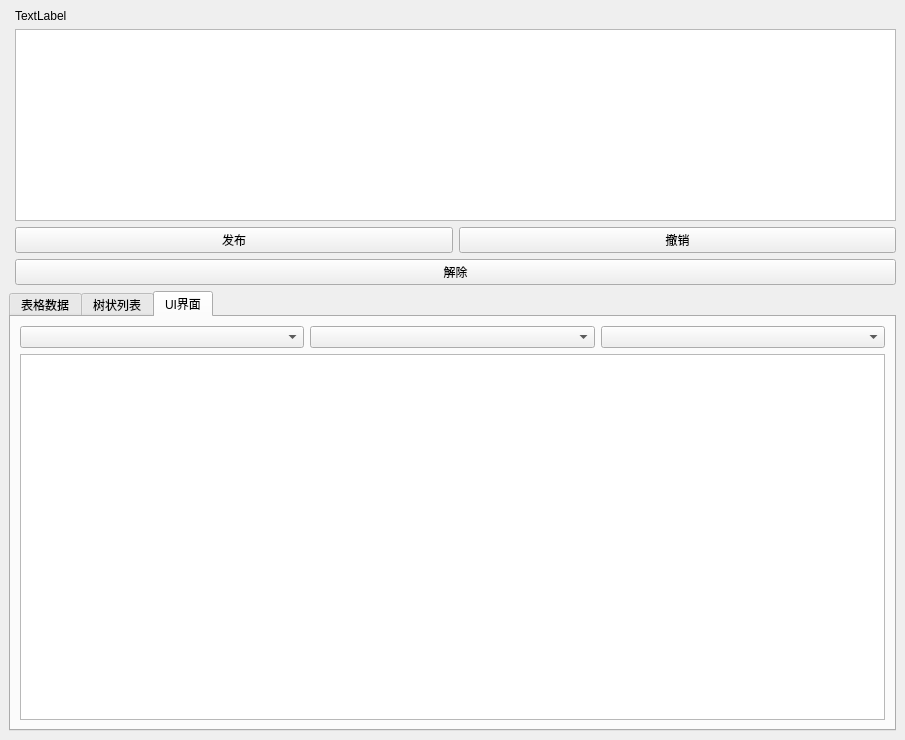
<?xml version="1.0" encoding="UTF-8"?>
<ui version="4.0">
 <class>CovidSystemControl</class>
 <widget class="QMainWindow" name="CovidSystemControl">
  <property name="geometry">
   <rect>
    <x>0</x>
    <y>0</y>
    <width>905</width>
    <height>740</height>
   </rect>
  </property>
  <property name="windowTitle">
   <string>MainWindow</string>
  </property>
  <widget class="QWidget" name="centralwidget">
   <layout class="QGridLayout" name="gridLayout_7" rowstretch="0,0,0,0,0,0,0" columnstretch="0,0">
    <item row="5" column="1">
     <widget class="QPushButton" name="pushButton_relieve">
      <property name="text">
       <string>解除</string>
      </property>
     </widget>
    </item>
    <item row="4" column="1">
     <layout class="QHBoxLayout" name="horizontalLayout_7">
      <item>
       <widget class="QPushButton" name="pushButton_release">
        <property name="text">
         <string>发布</string>
        </property>
       </widget>
      </item>
      <item>
       <widget class="QPushButton" name="pushButton_cancel">
        <property name="text">
         <string>撤销</string>
        </property>
       </widget>
      </item>
     </layout>
    </item>
    <item row="1" column="1">
     <widget class="QLabel" name="label">
      <property name="enabled">
       <bool>true</bool>
      </property>
      <property name="text">
       <string>TextLabel</string>
      </property>
     </widget>
    </item>
    <item row="2" column="1" rowspan="2">
     <widget class="QTextBrowser" name="txtMain">
      <property name="html">
       <string>&lt;!DOCTYPE HTML PUBLIC &quot;-//W3C//DTD HTML 4.0//EN&quot; &quot;http://www.w3.org/TR/REC-html40/strict.dtd&quot;&gt;
&lt;html&gt;&lt;head&gt;&lt;meta name=&quot;qrichtext&quot; content=&quot;1&quot; /&gt;&lt;style type=&quot;text/css&quot;&gt;
p, li { white-space: pre-wrap; }
&lt;/style&gt;&lt;/head&gt;&lt;body style=&quot; font-family:'SimSun'; font-size:11.25pt; font-weight:400; font-style:normal;&quot;&gt;
&lt;p style=&quot;-qt-paragraph-type:empty; margin-top:0px; margin-bottom:0px; margin-left:0px; margin-right:0px; -qt-block-indent:0; text-indent:0px; font-family:'SimSun'; font-size:9pt;&quot;&gt;&lt;br /&gt;&lt;/p&gt;&lt;/body&gt;&lt;/html&gt;</string>
      </property>
     </widget>
    </item>
    <item row="6" column="0" colspan="2">
     <widget class="QTabWidget" name="tabWidget">
      <property name="currentIndex">
       <number>2</number>
      </property>
      <widget class="QWidget" name="tab1">
       <attribute name="title">
        <string>表格数据</string>
       </attribute>
       <layout class="QHBoxLayout" name="horizontalLayout">
        <item>
         <widget class="QTableWidget" name="tableWidget">
          <property name="font">
           <font>
            <family>Microsoft YaHei</family>
           </font>
          </property>
          <property name="lineWidth">
           <number>0</number>
          </property>
         </widget>
        </item>
       </layout>
      </widget>
      <widget class="QWidget" name="tab4">
       <attribute name="title">
        <string>树状列表</string>
       </attribute>
       <layout class="QHBoxLayout" name="horizontalLayout_4" stretch="0,1">
        <item>
         <widget class="QTreeWidget" name="treeWidget">
          <column>
           <property name="text">
            <string notr="true">1</string>
           </property>
          </column>
         </widget>
        </item>
        <item>
         <widget class="QListWidget" name="listWidget"/>
        </item>
       </layout>
      </widget>
      <widget class="QWidget" name="tab9">
       <attribute name="title">
        <string>UI界面</string>
       </attribute>
       <layout class="QGridLayout" name="gridLayout_4" rowstretch="0,0">
        <item row="1" column="0">
         <widget class="QListWidget" name="listWidget_2"/>
        </item>
        <item row="0" column="0">
         <layout class="QHBoxLayout" name="horizontalLayout_2">
          <item>
           <widget class="QComboBox" name="comboBox_Province"/>
          </item>
          <item>
           <widget class="QComboBox" name="comboBox_City"/>
          </item>
          <item>
           <widget class="QComboBox" name="comboBox_County"/>
          </item>
         </layout>
        </item>
       </layout>
      </widget>
     </widget>
    </item>
   </layout>
  </widget>
  <action name="action">
   <property name="text">
    <string>新建文件(&amp;N)</string>
   </property>
  </action>
  <action name="action_O">
   <property name="text">
    <string>打开文件(&amp;O)</string>
   </property>
  </action>
  <action name="action_S">
   <property name="text">
    <string>保存文件(&amp;S) </string>
   </property>
  </action>
  <action name="action_C">
   <property name="text">
    <string>关闭退出(&amp;C)</string>
   </property>
  </action>
  <action name="action_X">
   <property name="text">
    <string>剪切(&amp;X) </string>
   </property>
  </action>
  <action name="action_C_2">
   <property name="text">
    <string>复制(&amp;C)</string>
   </property>
  </action>
  <action name="action_V">
   <property name="text">
    <string>粘贴(&amp;V)</string>
   </property>
  </action>
  <action name="actionGouj">
   <property name="text">
    <string>构建项目(&amp;B)</string>
   </property>
  </action>
  <action name="action_T">
   <property name="text">
    <string>帮助文档(&amp;T)</string>
   </property>
  </action>
  <action name="action_A">
   <property name="text">
    <string>关于(&amp;A)</string>
   </property>
  </action>
 </widget>
 <resources/>
 <connections/>
</ui>
